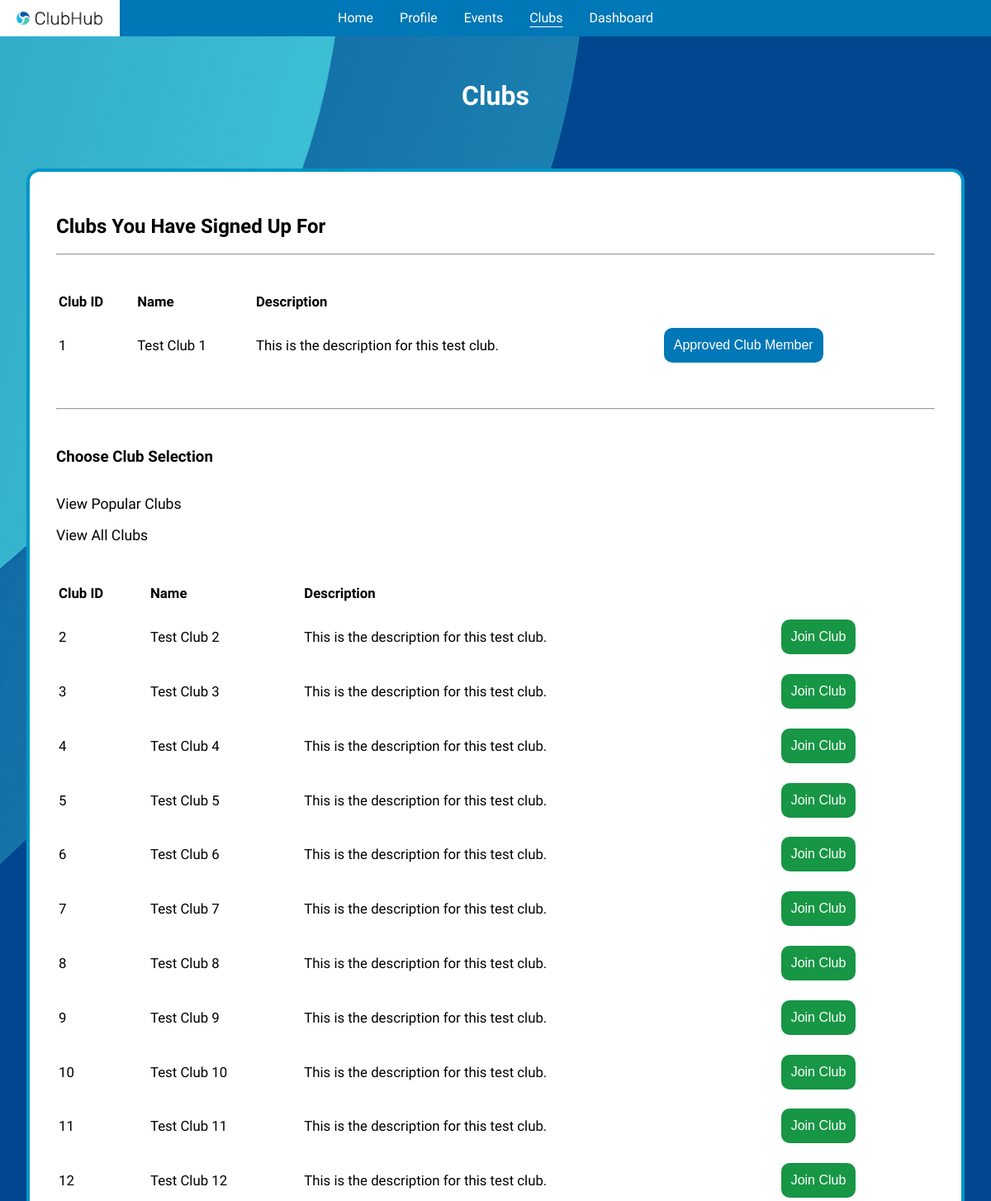
Page /clubs/ (signed in, upper part) on the earlier database version.
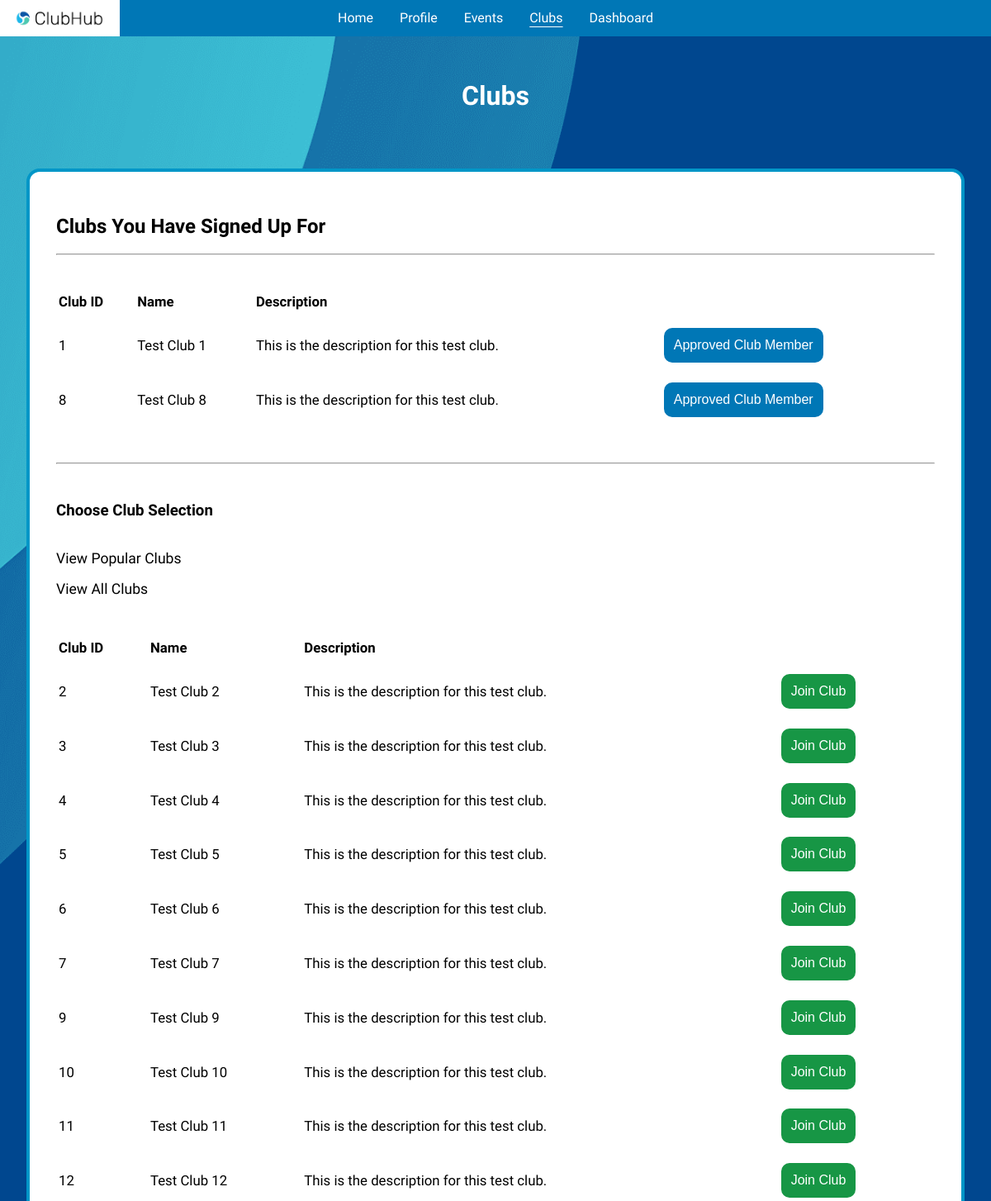
Same page on the later database version.
### tables this page shows
CREATE TABLE clubs (
    club_id             INTEGER         NOT NULL,
    club_name           TEXT            NOT NULL,
    club_description    TEXT            NOT NULL,
    creator             INTEGER         NOT NULL,
    validity            TEXT            NOT NULL CHECK (validity IN ('PENDING', 'APPROVED', 'REJECTED')) DEFAULT 'PENDING',
    created             DATETIME        NOT NULL DEFAULT CURRENT_TIMESTAMP,
    updated             DATETIME        NOT NULL DEFAULT CURRENT_TIMESTAMP,
    -----------------------------------------------------------------------
    PRIMARY KEY (club_id),
    FOREIGN KEY (creator) REFERENCES users(user_id)
);

### application/blueprints/clubs.py (the view)
@clubs.route("/")
def get_clubs():
    invalid = validate_student_perms(endpoint="/clubs")
    if invalid:
        return invalid
    selected: str | None = request.args.get("selected", None)
    clubs: list[Row] | None
    user_id: int = session["user-id"]
    registered: list[Row] | None = registered_clubs(user_id=user_id)
    unregistered: list[Row]
    if selected == "popular":
        unregistered = unregistered_clubs(user_id=user_id)[:5]
    else:
        unregistered = unregistered_clubs(user_id=user_id)
    return render_template(
        "html/student/clubs.html",
        unregistered=unregistered,
        registered=registered,
        selected_view=selected
    )

### application/__init__.py (called while the page is built)
@app.teardown_appcontext
def close_connection(_exception) -> None:
    db: Connection = getattr(g, "_database", None)
    if db is not None:
        db.close()

### application/util/authentication/page_access.py (called while the page is built)
def validate_access_perms(user_type: str, endpoint: str) -> str | None:
    if "user" not in session:
        error(errtype=Error.RESTRICTED_PAGE_LOGGED_OUT, endpoint=endpoint)
        return render_template("html/misc/home.html")
    current_user_type: str = session["user-type"]
    if current_user_type != user_type:
        errtype: Error = Error[f"RESTRICTED_PAGE_{user_type}"]
        error(errtype=errtype, endpoint=endpoint, user_type=current_user_type)
        return render_template("html/misc/home.html")
    return None

### application/util/db_functions/__init__.py (called while the page is built)
def get_db() -> Connection:
    db: Connection | None = getattr(g, "_database", None)
    if db is None:
        db: Connection = connect(DB_PATH)
        db.row_factory = Row
        g._database = db
    return db

### application/util/db_functions/clubs.py (called while the page is built)
def registered_clubs(user_id: int) -> list[Row] | None:
    return query_db(
        """
            SELECT *, cm.validity as membership_status FROM clubs
            INNER JOIN club_memberships cm USING (club_id)
            WHERE cm.user_id=?;
        """, user_id
    )

### application/templates/html/student/clubs.html (shortened to what this page needs)
{% extends "html/base/base.html" %}
{% block links %}
    <link rel="stylesheet" href="../../../static/css/clubs.css">
{% endblock %}
{% block header %}
    <header>
        <h1>Clubs</h1>
    </header>
{% endblock %}
{% block content %}
    <div id="main">
        <div class="table-container">
            <table>
                <h2>Clubs You Have Signed Up For</h2>
                <hr />
                <br />
                <thead>
                    <tr>
                        <th scope="col">Club ID</th>
                        <th scope="col">Name</th>
                        <th scope="col">Description</th>
                        <th scope="col"></th>
                    </tr>
                </thead>
                <tbody>
                    {% if registered %}
                        {% for club in registered %}
                            <tr>
                                <td>{{ club["club_id"] }}</td>
                                <td>{{ club["club_name"] }}</td>
                                <td>{{ club["club_description"] }}</td>
                                {% set validity = club["membership_status"] %}
                                <td>
                                    {% if validity == "PENDING" %}
                                        <button class="btn btn-requested" disabled>Club Membership Requested</button>
                                    {% elif validity == "APPROVED" %}
                                        <button class="btn btn-accepted" disabled>Approved Club Member</button>
                                    {% endif %}
                                </td>
                            </tr>
                        {% endfor %}
                    {% endif %}
                </tbody>
            </table>
            <hr />
            <div id="top">
                {% if selected_view == "popular" %}
                    <h3>Popular Clubs</h3>
                {% elif selected_view == "all" %}
                    <h3>All Clubs</h3>
                {% else %}
                    <h3>Choose Club Selection</h3>
                {% endif %}
                <a href="/clubs?selected=popular">View Popular Clubs</a>
                <a href="/clubs?selected=all">View All Clubs</a>
            </div>
            <table>
                <thead>
                    <tr>
                        <th scope="col">Club ID</th>
                        <th scope="col">Name</th>
                        <th scope="col">Description</th>
                        <th scope="col"></th>
                    </tr>
                </thead>
                <tbody>
                    {% if unregistered %}
                        {% for club in unregistered %}
                            <tr>
                                <td>{{ club["club_id"] }}</td>
                                <td>{{ club["club_name"] }}</td>
                                <td>{{ club["club_description"] }}</td>
                                {% set validity = club["validity"] %}
                                <td>
                                    <form action="/clubs/join?club_id={{ club["club_id"] }}&club_name={{ club["club_name"] }}" method="post">
                                        <button type="submit" class="btn btn-join">Join Club</button>
                                    </form>
                                </td>
                            </tr>
                        {% endfor %}
                    {% endif %}
                </tbody>
            </table>
        </div>
    </div>
{% endblock %}

Differences in the rows shown:
no longer on this page (row edited): clubs: club_id "8", club_name "Test Club 8", club_description "This is the description for this test club."
Other differences:
new list line: "8 Test Club 8 This is the description for this test club. Approved Club Member"
